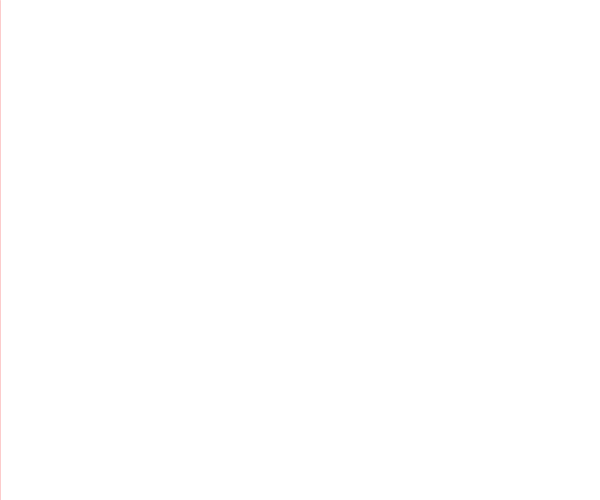
Frame 1 (no input)
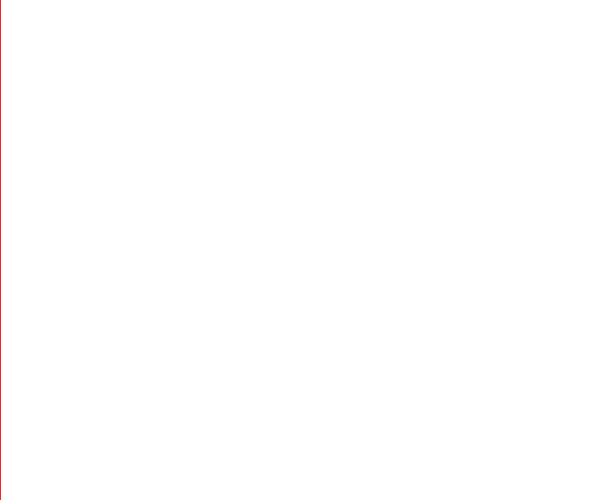
Frame 60 (the mouse pressed at the canvas centre just before this capture)
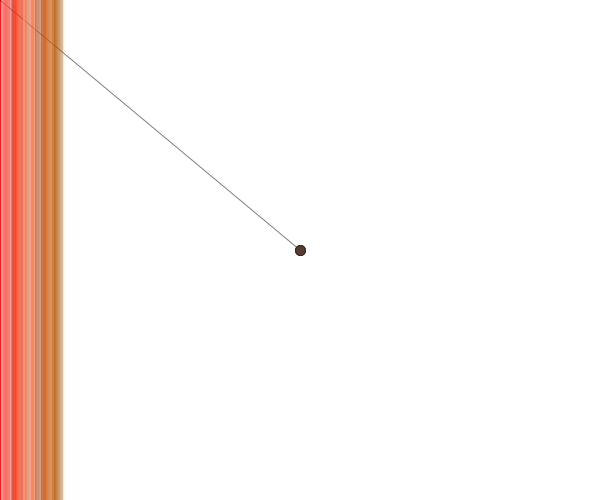
Frame 120 (the mouse held since frame 60 and released just before this capture)

The Processing sketch that drew these frames (run headless with seeded random() and noise(); from frame 60 on, the mouse is pressed at the canvas centre):

// Processing sketch: processing_72770
// ── processing_72770.pde

int lineColor;
float ellSize;
float lineSize;

void setup(){
  size(600,500);
  colorMode(HSB, 360, 100, 100, 100);
  smooth();
  background(360);
  lineColor = 0;
  ellSize = 0;
  lineSize =1;
  
}

void draw(){
   stroke(ellSize/2, random(360), random(360), 20); 
   line(ellSize, 0, ellSize, height);
  if(mousePressed){
  lineColor += 1;
  stroke(random(lineColor), random(lineColor), random(lineColor), 50);
  line(mouseX, mouseY, pmouseX, pmouseY);
  ellSize++;
  strokeWeight(++lineSize);
  if(lineSize > 10){
    lineSize = 1;
  }
  if(ellSize > 600){
    ellSize = 0;
}
  }
}
